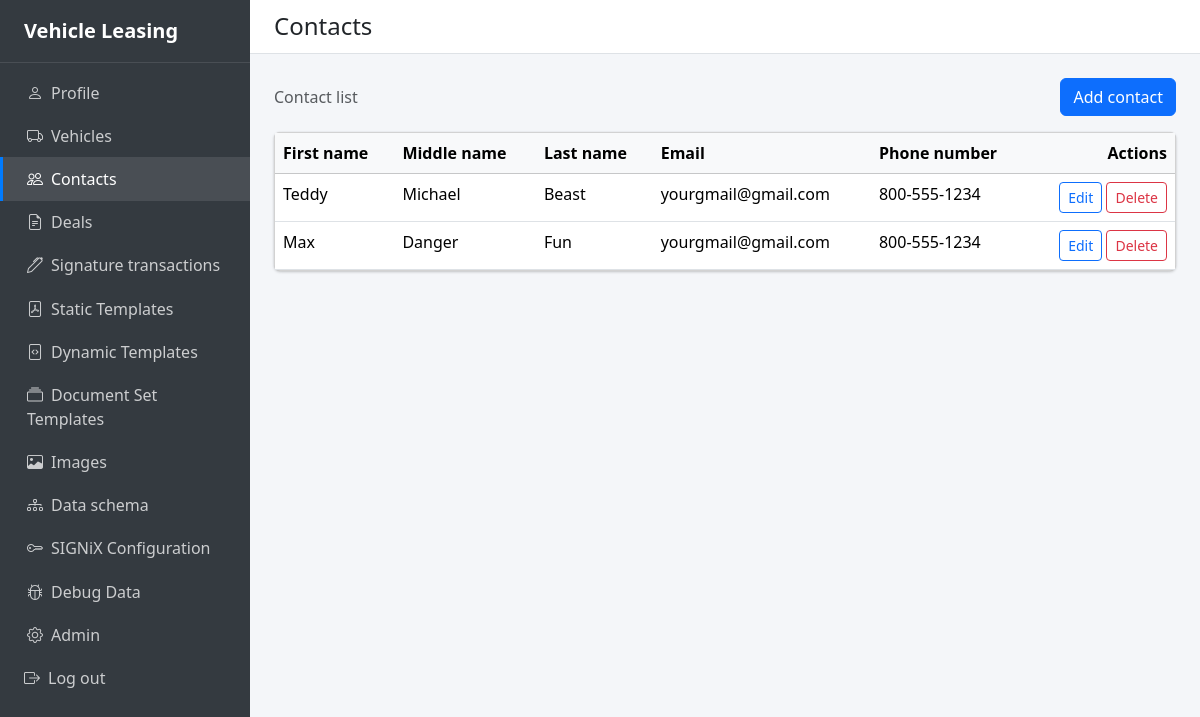
Screenshot of /contacts/ (signed in) with the database file from the repository.
### apps/contacts/models.py (models this page shows, shortened)
class Contact(models.Model):
    first_name = models.CharField(max_length=150)
    middle_name = models.CharField(max_length=150, blank=True)
    last_name = models.CharField(max_length=150)
    email = models.EmailField(max_length=254)
    phone_number = models.CharField(max_length=30)
    class Meta:
        verbose_name = "Contact"
        verbose_name_plural = "Contacts"

### apps/contacts/views.py (the view)
# urls.py: path("", views.contact_list, name="contact_list"),
@login_required
def contact_list(request):
    contacts = Contact.objects.all().order_by("last_name", "first_name")
    return render(request, "contacts/contact_list.html", {"contact_list": contacts})

### templates/contacts/contact_list.html (shortened to what this page needs)
{% extends "base.html" %}
{% block content_header %}Contacts{% endblock %}
{% block content %}
<div class="d-flex justify-content-between align-items-center mb-3">
  <span class="text-muted">Contact list</span>
  <a href="{% url 'contacts:contact_add' %}" class="btn btn-primary">Add contact</a>
</div>
<div class="card">
  <div class="card-body p-0">
    <div class="table-responsive">
      <table class="table table-hover mb-0">
        <thead class="table-light">
          <tr>
            <th>First name</th>
            <th>Middle name</th>
            <th>Last name</th>
            <th>Email</th>
            <th>Phone number</th>
            <th class="text-end">Actions</th>
          </tr>
        </thead>
        <tbody>
          {% for contact in contact_list %}
          <tr>
            <td>{{ contact.first_name }}</td>
            <td>{{ contact.middle_name|default:"" }}</td>
            <td>{{ contact.last_name }}</td>
            <td>{{ contact.email }}</td>
            <td>{{ contact.phone_number }}</td>
            <td class="text-end">
              <a href="{% url 'contacts:contact_edit' contact.pk %}" class="btn btn-sm btn-outline-primary">Edit</a>
              <a href="{% url 'contacts:contact_delete_confirm' contact.pk %}" class="btn btn-sm btn-outline-danger">Delete</a>
            </td>
          </tr>
          {% empty %}
          <tr>
            <td colspan="6" class="text-center text-muted py-4">
              No contacts yet. Add one to get started.
            </td>
          </tr>
          {% endfor %}
        </tbody>
      </table>
    </div>
  </div>
</div>
{% endblock %}

### templates/base.html (style rules this page uses)
.app-content-body .card { box-shadow: 0 0 1px rgba(0,0,0,.125), 0 1px 3px rgba(0,0,0,.2); }

### rows the page displays
Contact: first_name "Teddy", middle_name "Michael", last_name "Beast", email "yourgmail@gmail.com", phone_number "800-555-1234"
Contact: first_name "Max", middle_name "Danger", last_name "Fun", email "yourgmail@gmail.com", phone_number "800-555-1234"
